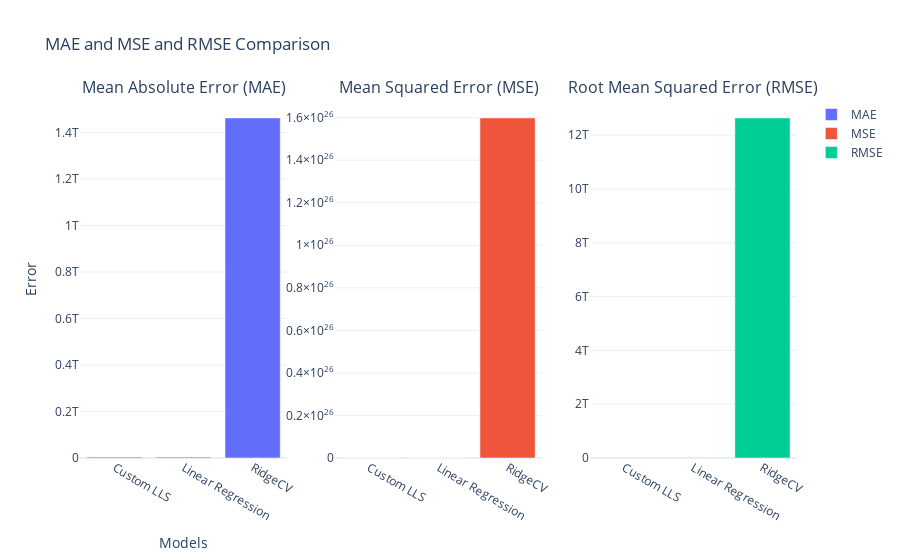

Here is the notebook cell this chart was saved with:
### Code cell
models = ['Custom LLS', 'Linear Regression', 'RidgeCV']
mae_values = [mae_custom, mae_lr, mae_ridgecv]
mse_values = [mse_custom, mse_lr, mse_ridgecv]
rmse_values = [rmse_custom, rmse_lr, rmse_ridgecv]
fig = make_subplots(rows=1, cols=3, subplot_titles=['Mean Absolute Error (MAE)', 'Mean Squared Error (MSE)', 'Root Mean Squared Error (RMSE)'])
fig.add_trace(go.Bar(x=models, y=mae_values, name='MAE'), row=1, col=1)
fig.add_trace(go.Bar(x=models, y=mse_values, name='MSE'), row=1, col=2)
fig.add_trace(go.Bar(x=models, y=rmse_values, name='RMSE'), row=1, col=3)
fig.update_layout(title='MAE and MSE and RMSE Comparison',
                  xaxis=dict(title='Models'),
                  yaxis=dict(title='Error'),
                  template='plotly_white')
fig.show()

### Figure 1 — Plotly figure (JSON) as saved in the notebook; plotly's stock layout.template omitted (floating-point values rounded to 4 significant figures)
{"data": [{"name": "MAE", "type": "bar", "x": ["Custom LLS", "Linear Regression", "RidgeCV"], "xaxis": "x", "y": [3945000000.0, 3943000000.0, 1463000000000.0], "yaxis": "y"}, {"name": "MSE", "type": "bar", "x": ["Custom LLS", "Linear Regression", "RidgeCV"], "xaxis": "x2", "y": [50515920088264385000, 46223953880930730000, 1.599e+26], "yaxis": "y2"}, {"name": "RMSE", "type": "bar", "x": ["Custom LLS", "Linear Regression", "RidgeCV"], "xaxis": "x3", "y": [7107000000.0, 6799000000.0, 12640000000000.0], "yaxis": "y3"}], "layout": {"annotations": [{"font": {"size": 16}, "showarrow": false, "text": "Mean Absolute Error (MAE)", "x": 0.1444, "xanchor": "center", "xref": "paper", "y": 1, "yanchor": "bottom", "yref": "paper"}, {"font": {"size": 16}, "showarrow": false, "text": "Mean Squared Error (MSE)", "x": 0.5, "xanchor": "center", "xref": "paper", "y": 1, "yanchor": "bottom", "yref": "paper"}, {"font": {"size": 16}, "showarrow": false, "text": "Root Mean Squared Error (RMSE)", "x": 0.8556, "xanchor": "center", "xref": "paper", "y": 1, "yanchor": "bottom", "yref": "paper"}], "title": {"text": "MAE and MSE and RMSE Comparison"}, "xaxis": {"anchor": "y", "domain": [0, 0.2889], "title": {"text": "Models"}}, "xaxis2": {"anchor": "y2", "domain": [0.3556, 0.6444]}, "xaxis3": {"anchor": "y3", "domain": [0.7111, 1]}, "yaxis": {"anchor": "x", "domain": [0, 1], "title": {"text": "Error"}}, "yaxis2": {"anchor": "x2", "domain": [0, 1]}, "yaxis3": {"anchor": "x3", "domain": [0, 1]}}}
